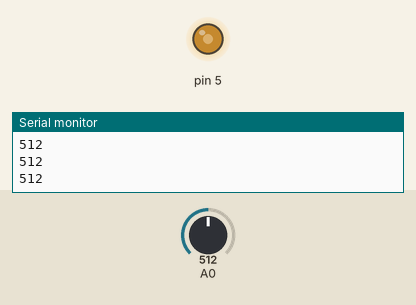
Simulated run of this sketch. Board: Arduino Uno, built with avr-gcc and run on an emulated ATmega328P. Parts: output pins drawn as LEDs (lit = HIGH), the last lines printed to the serial monitor. Inputs (shaded band) come from the test bench; at power-on: A0 = 512.

Above: at 1.2 s.
1.3 s: A0 set to 716
At 2.2 s:
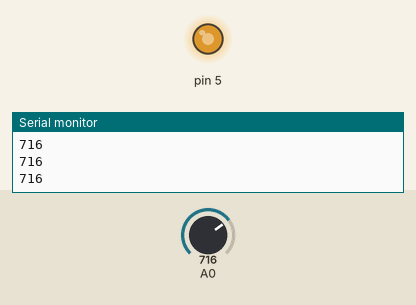
2.8 s: A0 set to 900
At 3.8 s:
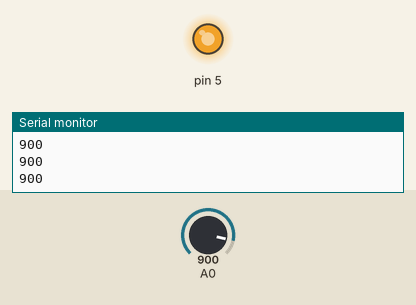
4.3 s: A0 set to 122
At 5.3 s:
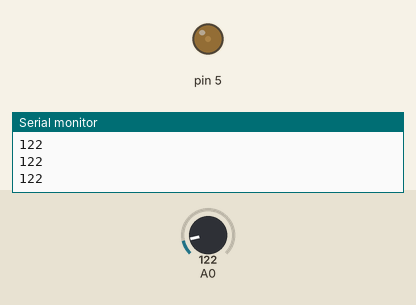
5.8 s: A0 set to 0
At 6.8 s:
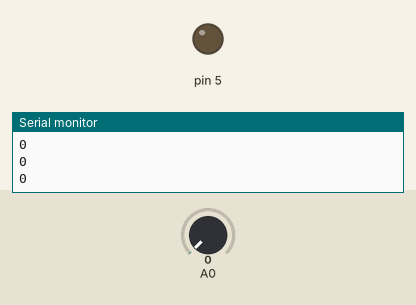
7.3 s: A0 set to 511
At 8.2 s:
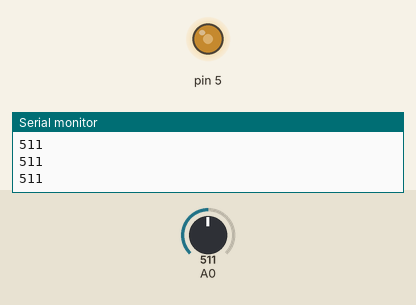
Timing chart, 0 to 9.8 s (numbered marks = the images above; inputs shaded):
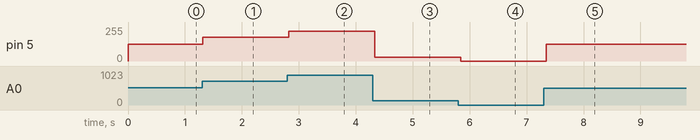

The sketch:

pot_motor.ino
```cpp
void setup() {
  Serial.begin(9600);
}

void loop() {
  int val = analogRead(0);
  Serial.println(val);
  int x = map(val, 0, 1023, 0, 255);
  analogWrite(5,x);
  delay(50);
}
```

Measured:
- after the input at 1.3 s, pin 5: 127/255 → 178/255 at once
- after the input at 2.8 s, pin 5: 178/255 → 224/255 at once
- after the input at 4.3 s, pin 5: 224/255 → 30/255 at once
- after the input at 5.8 s, pin 5: 30/255 → 0/255 at once
- after the input at 7.3 s, pin 5: 0/255 → 127/255 after 0.05 s
